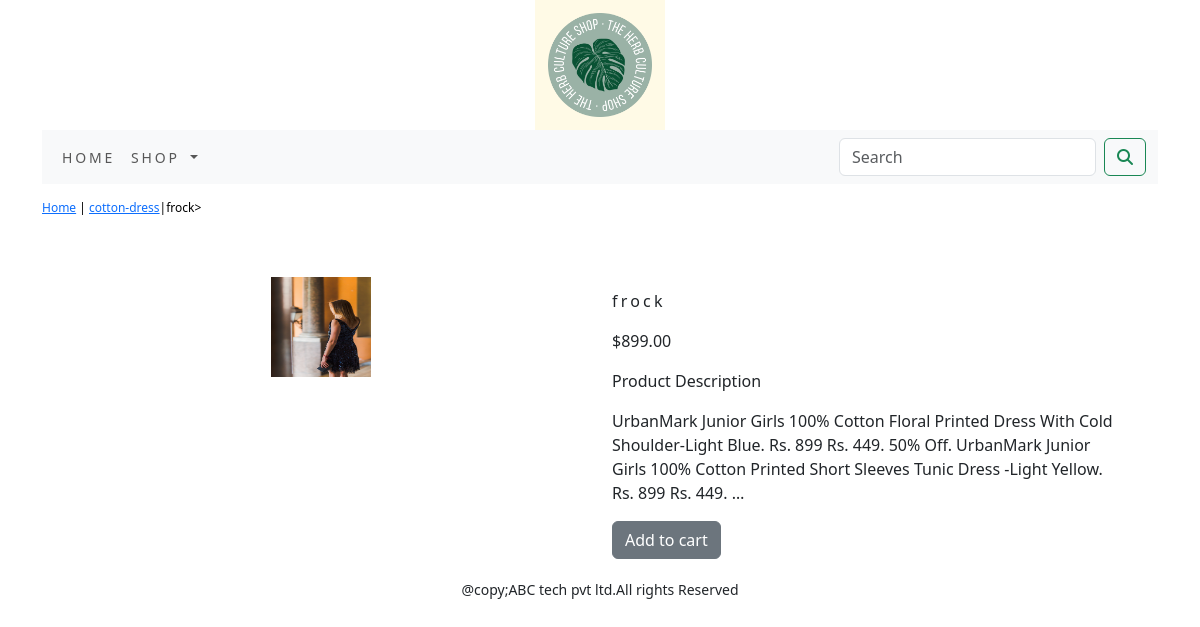
Page /shop/cotton-dress/frock/ on the committed database.
### shop/models.py (models this page shows, shortened)
class Product(models.Model):
    name = models.CharField(max_length=250, unique=True)
    slug = models.SlugField(max_length=250, unique=True)
    description = models.TextField(blank=True)
    price = models.DecimalField(max_digits=10, decimal_places=2)
    category = models.ForeignKey(Category, on_delete=models.CASCADE)
    image = models.ImageField(upload_to='product', blank=True)
    stock = models.IntegerField()
    available = models.BooleanField(default=True)
    created = models.DateTimeField(auto_now_add=True)
    updated = models.DateTimeField(auto_now=True)
    class Meta:
        ordering = ('name',)
        verbose_name = 'product'
        verbose_name_plural = 'products'

class Category(models.Model):
    name = models.CharField(max_length=250, unique=True)
    slug = models.SlugField(max_length=250, unique=True)
    description = models.TextField(blank=True)
    image = models.ImageField(upload_to='category', blank=True)
    class Meta:
        ordering = ('name',)
        verbose_name = 'category'
        verbose_name_plural = 'categories'
    def get_url(self):
        return reverse('shop:product_by_category', args=[self.slug])
    def __str__(self):
        return '{}'.format(self.name)

### shop/views.py (the view)
# urls.py: path('<slug:c_slug>/<slug:product_slug>/', views.proDetail, name='prodCatdetail')
def proDetail(request, c_slug, product_slug):
    try:
        product = Product.objects.get(category__slug=c_slug, slug=product_slug)
    except Exception as e:
        raise e
    return render(request, 'product.html', {'product': product})

### cart/context_processors.py (called while the page is built)
def counter(request):
    item_count=0
    if 'admin' in request.path:
        return  {}
    else:
        try:
            cart=Cart.objects.filter(cart_id=_cart_id(request))
            car_items=CartItem.objects.all().filter(cart=cart[:1])
            for cart_item in car_items:
                item_count += cart_item.quantity
        except Cart.DoesNotExist:
            item_count =0
    return  dict(item_count=item_count)

### cart/views.py (called while the page is built)
def _cart_id(request):
    cart = request.session.session_key
    if not cart:
        cart = request.session.create()
    return cart

### shop/context_processors.py (called while the page is built)
def menu_links(request):
    links = Category.objects.all()
    return dict(links=links)

### templates/product.html (shortened to what this page needs)
{% extends 'base.html' %}
{% load static %}
{% block content %}
<div class="row my_prod_row_class">
    <div class="mx_auto">
        <p> <a href="{% url 'shop:allProdCat' %}">Home</a> | <a href ="{{product.category.get_url}}">{{product.category}}</a>|{{product.name}}></p>
    </div>
</div>
<div class="container">
<br>
<div class="row">
    <div class="col-md-12 col-sm-12 col-md-12 col-lg-6 text-center">
        <div style="min-width:18rem">
            <img src="{{ product.image.url }}" alt="{{product.name}}"style="height:100px;width:100px;">
        </div>
    </div>
        <div class="col-12 col-sm-12 col-md-12 col-lg-6">
            <div>
            <h1 class="my_prod_title">{{product.name}}</h1>
            <p>${{product.price}}</p>
            <p class="my_title"> Product Description</p>
            <p class="text-justify my_prod_text">{{product.description}}</p>
            {% if product.stock <= 0%}
            <p class="text-justify my_prod_text"><b>Out of stock</b></p>
            {% else %}
            <a class="btn btn-secondary" href="{% url 'cart:add_cart' product.id %}">Add to cart</a>
            {% endif %}
            </div>
        </div>
</div>
</div>
{% endblock %}

### static/css/custom.css (style rules this page uses)
body { font-family: 'Roboto', sans-serif; }
.my_prod_row_class { padding-top:15px; padding-bottom:20px }
.my_prod_row_class .mx_auto { color:#000; font-size:12px; text-decoration:none; }
.my_prod_title { font-size:16px; text_transform:uppercase; letter-spacing:.2em; padding-top:15px; padding-bottom:10px; }
.my_prod_text { padding-right:20px; }

### rows in the picture
Product: category "cotton-dress", name "frock", image (picture), price "899.00", description "UrbanMark Junior Girls 100% Cotton Floral Printed Dress With Cold Shoulder-Light Blue. Rs. 899 Rs. 449. 50% Off. UrbanMark Junior Girls 100% Cotton Printed Short Sleeves Tunic Dress -Light Yellow. Rs. 899 Rs. 449. …"
